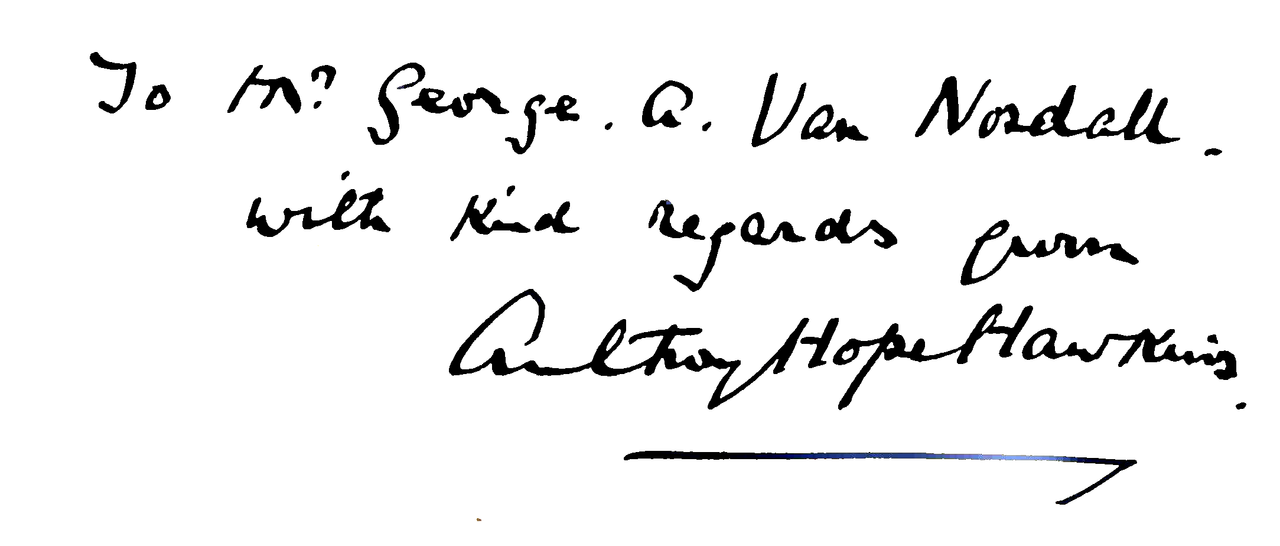
#> input picture images/handwritten.png, 1280 x 546 px
$ python adaptivethreshold.py
#> lines starting #> are read from the running program, lines starting #| are printed output that depends on the picture; after the words box and inside, x2 and y2 are one past the last pixel; in counts of white or black regions, pixels touching at a corner belong together
import cv2
import os

image_path = os.path.join('images', 'handwritten.png')
image = cv2.imread(image_path)
#> image is the input picture: shape (546, 1280, 3); mean B, G, R 240.5, 240.3, 240.3


grayscaled = cv2.cvtColor(image, cv2.COLOR_BGR2GRAY)

_, simple_thresh = cv2.threshold(grayscaled, 80, 255, cv2.THRESH_BINARY)
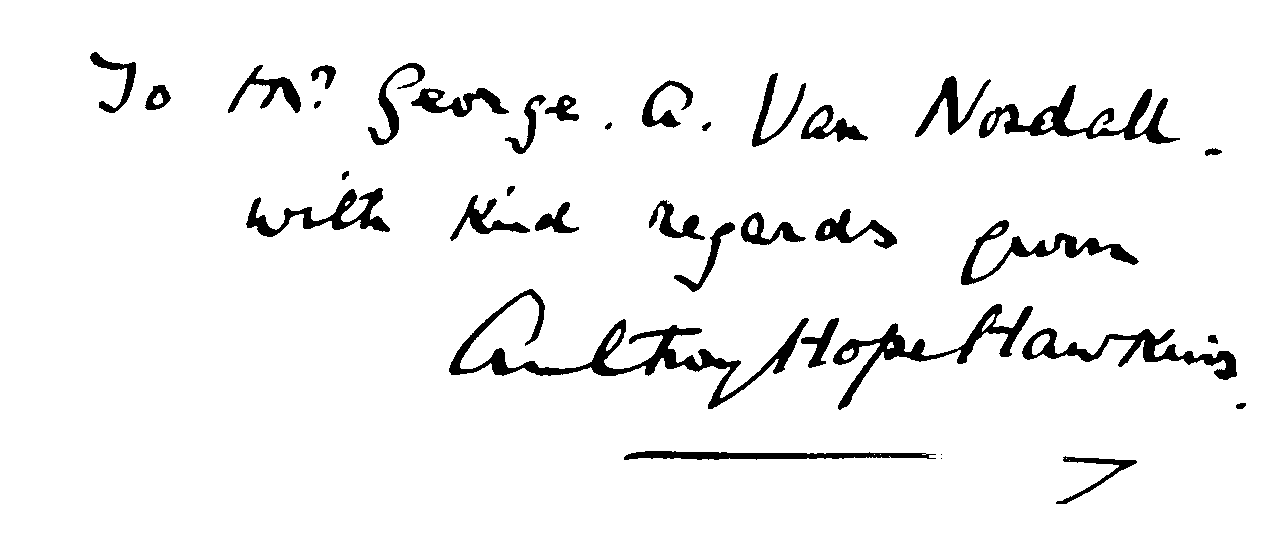
#> simple_thresh: shape (546, 1280); 94.6% white; 38 black regions (3 under 20 px), largest, box (x1, y1, x2, y2) and area: (449, 289, 809, 409) 5910, (979, 85, 1180, 144) 3307, (833, 304, 1033, 410) 3259

adaptive_thresh = cv2.adaptiveThreshold(
    grayscaled,
    255,
    cv2.ADAPTIVE_THRESH_GAUSSIAN_C,
    cv2.THRESH_BINARY,
    21,
    30
)
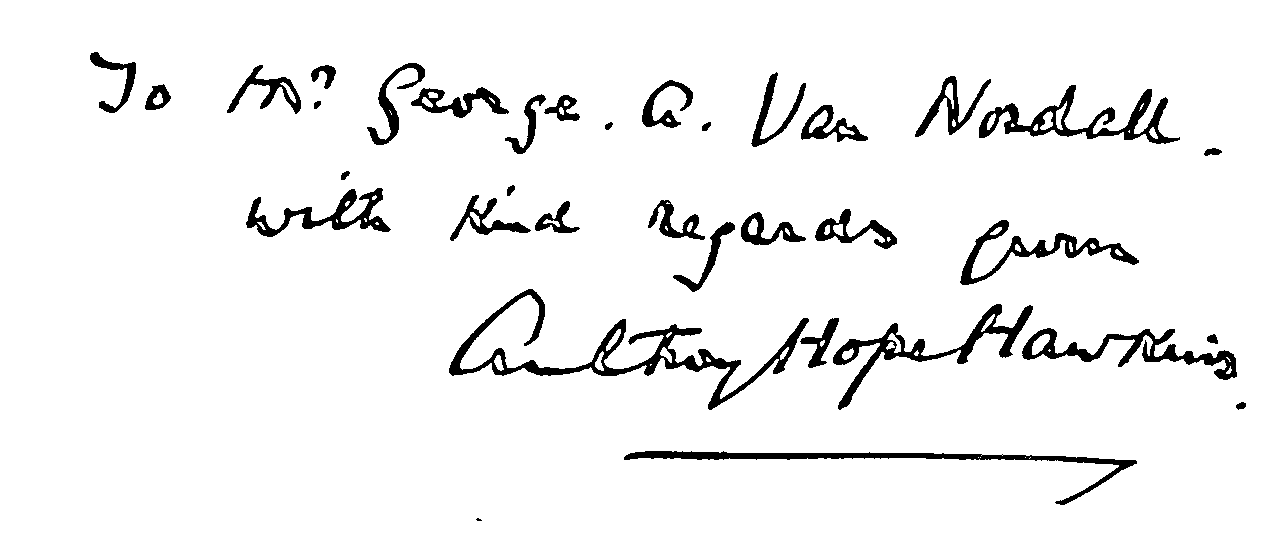
#> adaptive_thresh: shape (546, 1280); 94.6% white; 35 black regions (1 under 20 px), largest, box (x1, y1, x2, y2) and area: (449, 289, 809, 410) 5663, (624, 451, 1137, 505) 3241, (833, 304, 1033, 410) 3190

cv2.imshow('Original Image', image)
cv2.imshow('Simple Threshold', simple_thresh)
cv2.imshow('Adaptive Threshold', adaptive_thresh)

cv2.waitKey(0)
cv2.destroyAllWindows()
